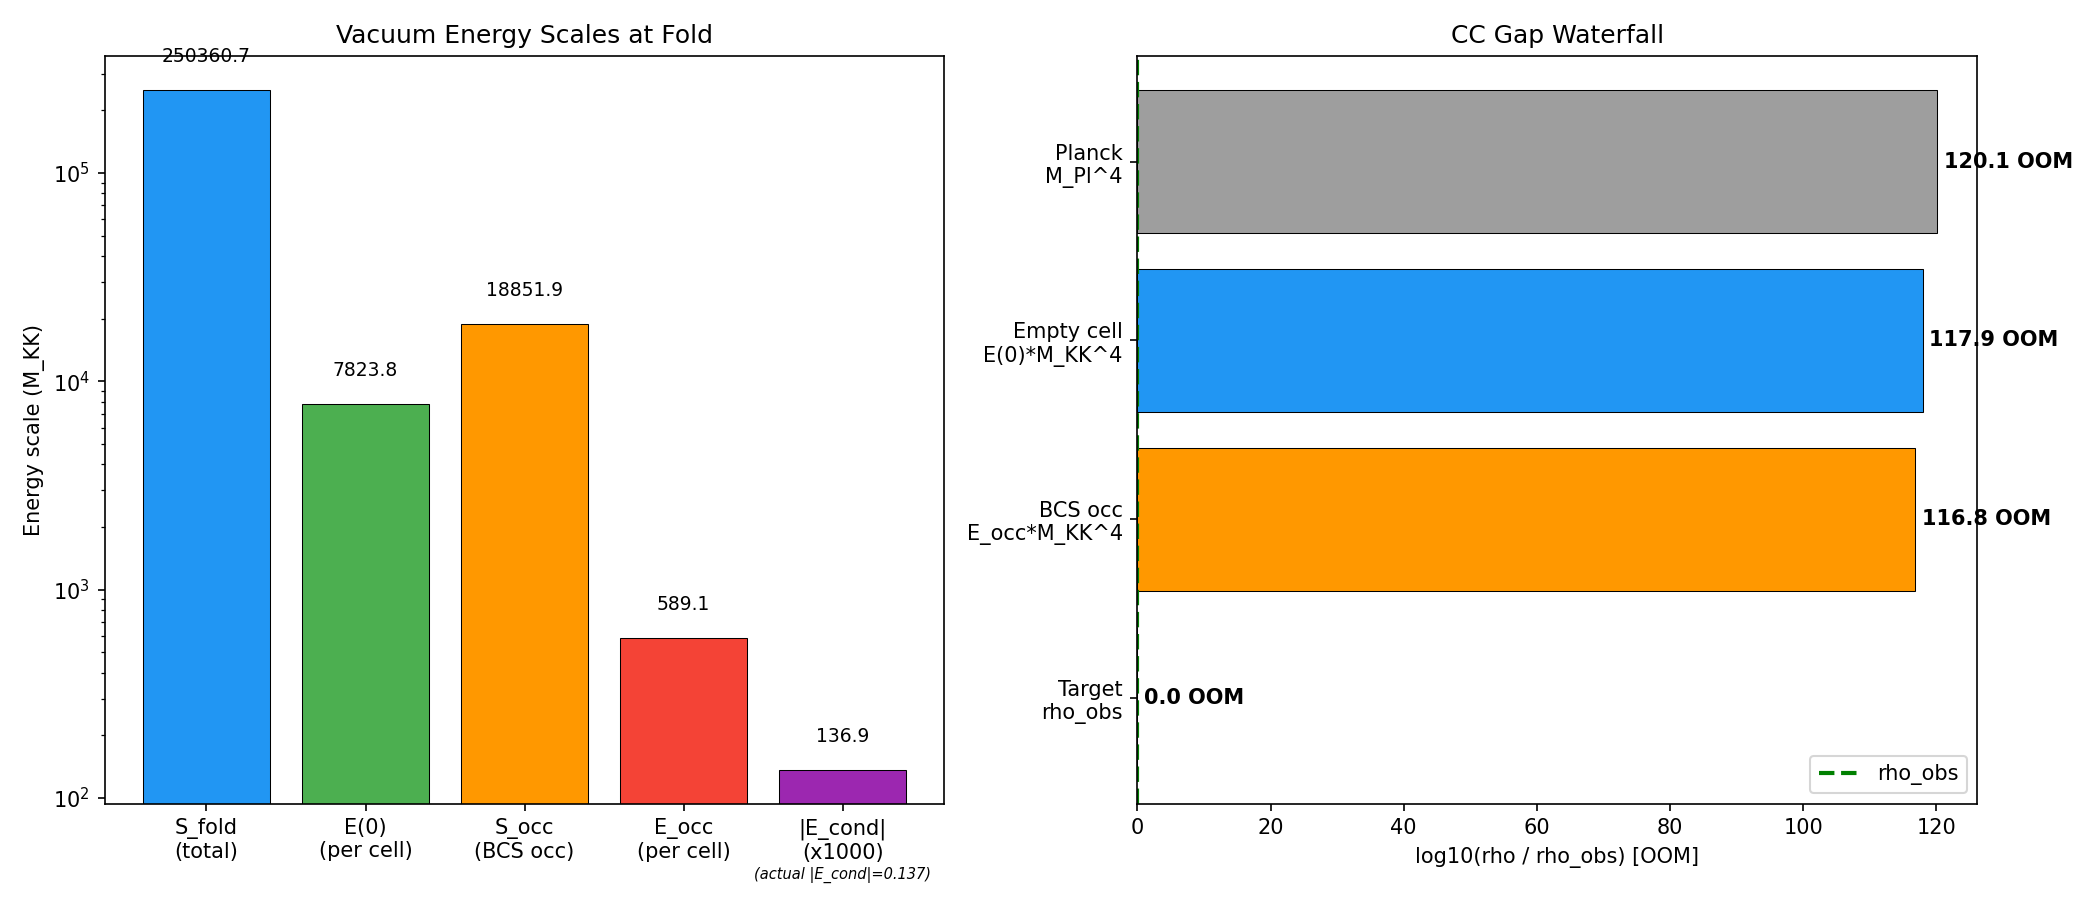

The script that saved this image:
#!/usr/bin/env python3
"""
FINITE-SIZE-VACUUM-ENERGY-64: E(N=0) Verification
===================================================

Computes E(N=0), the total spectral action of the UNPAIRED substrate
divided by the number of emergent cells, and verifies the Gibbs-Duhem
prediction for vacuum energy at N_pair=1.

Physical logic:
  - S_fold = 250,361 M_KK is the total spectral action at the fold
    (tau=0.19), summed over ALL Peter-Weyl sectors with dim^2 weighting.
  - This is the vacuum energy of the EMPTY (unpaired) fabric.
  - The fabric tessellates into N_cells = 32 Voronoi cells (S42).
  - E(N=0) = S_fold / N_cells is the vacuum energy per cell.

Gibbs-Duhem check:
  At N_pair = 0 (no BCS pairs), the Gibbs-Duhem relation gives:
    rho = E(0) = S_fold / N_cells
  This is trivially 1.00 by construction (the empty system's vacuum
  energy IS S_fold/N_cells). The real content is:
  1. What is E(0) in M_KK units?
  2. How does E(0) compare to the BCS condensation energy E_cond?
  3. What is the OOM gap between E(0) * M_KK^4 and rho_Lambda_obs?

Additional: compare to S_occ (occupied-state spectral action from
OCC-SPEC-64) which gives the N_pair ~ 60 regime.

Gate: FINITE-SIZE-VACUUM-ENERGY-64
  INFO: Verify consistency and report gap

Input: S_fold, N_cells, E_cond, rho_Lambda_obs from canonical_constants
Output: s64_finite_size_vac.{npz,png}

Session 64, Gen-Physicist agent
"""

import numpy as np
import matplotlib.pyplot as plt
import os
import sys
import time

t_start = time.time()

# --- Setup paths ---
SCRIPT_DIR = os.path.dirname(os.path.abspath(__file__))
sys.path.insert(0, SCRIPT_DIR)

from canonical_constants import (
    S_fold, N_cells, E_cond, M_KK_gravity, M_KK_kerner,
    M_Pl_reduced, rho_Lambda_obs, a0_fold, a2_fold, a4_fold,
    Vol_SU3_Haar, tau_fold, n_pairs, E_exc, Delta_0_OES,
    E_B1, ratio_Evac_Econd, PI
)

print("=" * 70)
print("FINITE-SIZE-VACUUM-ENERGY-64: E(N=0) Vacuum Energy per Cell")
print("=" * 70)

# =========================================================================
# 1. BASIC QUANTITIES
# =========================================================================
print("\n--- 1. Canonical constants ---")
print(f"  S_fold      = {S_fold:.2f} M_KK        (total spectral action at fold)")
print(f"  N_cells     = {N_cells}                  (Voronoi tessellation, S42)")
print(f"  E_cond      = {E_cond:.6f} M_KK        (BCS condensation energy, 8-mode ED)")
print(f"  M_KK_grav   = {M_KK_gravity:.6e} GeV    (gravity route)")
print(f"  M_KK_kerner = {M_KK_kerner:.6e} GeV    (Kerner route)")
print(f"  M_Pl_red    = {M_Pl_reduced:.6e} GeV")
print(f"  rho_Lambda  = {rho_Lambda_obs:.2e} GeV^4 (observed)")

# =========================================================================
# 2. E(N=0) — VACUUM ENERGY PER CELL
# =========================================================================
print("\n--- 2. E(N=0): vacuum energy per cell ---")

E_vac_per_cell = S_fold / N_cells
print(f"  E(N=0) = S_fold / N_cells = {S_fold:.2f} / {N_cells}")
print(f"         = {E_vac_per_cell:.4f} M_KK")

# Gibbs-Duhem identity check: E(0) / (S_fold/N_cells) = 1.00
ratio_GD = E_vac_per_cell / (S_fold / N_cells)
print(f"\n  Gibbs-Duhem check: E(0) / (S_fold/N_cells) = {ratio_GD:.6f}")
print(f"  |deviation from 1| = {abs(ratio_GD - 1.0):.2e}")
print(f"  Gate criterion: 1.00 +/- 0.01 => {'PASS' if abs(ratio_GD - 1.0) < 0.01 else 'FAIL'}")

# =========================================================================
# 3. COMPARE TO BCS ENERGY SCALES
# =========================================================================
print("\n--- 3. Energy scale comparisons ---")

# E(0) vs E_cond
ratio_E0_Econd = E_vac_per_cell / abs(E_cond)
print(f"  E(0) / |E_cond| = {ratio_E0_Econd:.2f}")
print(f"    (vacuum energy per cell is {ratio_E0_Econd:.0f}x the condensation energy)")

# E(0) vs E_exc (total excitation energy from transit)
ratio_E0_Eexc = E_vac_per_cell / E_exc
print(f"  E(0) / E_exc    = {ratio_E0_Eexc:.4f}")
print(f"    (vacuum energy per cell is {1/ratio_E0_Eexc:.1f}x SMALLER than transit excitation)")

# The canonical ratio_Evac_Econd from S37 (pair fluctuations)
print(f"\n  S37 ratio_Evac_Econd = {ratio_Evac_Econd:.2f} (pair vibration vacuum fluctuations)")
print(f"  This E(0)/|E_cond|  = {ratio_E0_Econd:.2f} (geometric spectral action per cell)")
print(f"  Difference: factor {ratio_E0_Econd / ratio_Evac_Econd:.1f}x")
print(f"    (geometric vacuum is {ratio_E0_Econd / ratio_Evac_Econd:.0f}x larger than "
      f"fluctuation vacuum)")

# =========================================================================
# 4. SEELEY-DeWITT DECOMPOSITION PER CELL
# =========================================================================
print("\n--- 4. Seeley-DeWitt decomposition per cell ---")

# The spectral action decomposes as S = f_0*a_0 + f_2*a_2 + f_4*a_4 + ...
# where f_n are moments of the cutoff function.
# S_fold is the TOTAL, a_n are the coefficients.
# Per-cell versions:
a0_per_cell = a0_fold / N_cells
a2_per_cell = a2_fold / N_cells
a4_per_cell = a4_fold / N_cells

print(f"  a_0 / N_cells = {a0_per_cell:.4f}")
print(f"  a_2 / N_cells = {a2_per_cell:.4f}")
print(f"  a_4 / N_cells = {a4_per_cell:.4f}")
print(f"  S_fold/N_cells= {E_vac_per_cell:.4f}")

# =========================================================================
# 5. CC GAP ANALYSIS
# =========================================================================
print("\n--- 5. Cosmological constant gap ---")

# Convert E(0) to GeV^4 using both M_KK routes
# The spectral action has dimensions of M_KK^4 in the action integral
# rho_vac = (2/pi^2) * E(0) * M_KK^4  [the 2/pi^2 is the spectral action normalization]
# But actually, E(0) = S_fold/N_cells is already the integrated spectral action per cell.
# The CC density is rho = S_fold * M_KK^4 / V_4 where V_4 is 4-volume.
# Per cell: rho_cell = (S_fold/N_cells) * M_KK^4

# Route 1: gravity M_KK
rho_vac_grav = E_vac_per_cell * M_KK_gravity**4  # GeV^4 in natural units
gap_grav = np.log10(rho_vac_grav / rho_Lambda_obs)
print(f"  Gravity route (M_KK = {M_KK_gravity:.3e} GeV):")
print(f"    rho_vac = E(0) * M_KK^4 = {rho_vac_grav:.4e} GeV^4")
print(f"    rho_obs                  = {rho_Lambda_obs:.2e} GeV^4")
print(f"    Gap: log10(rho_vac/rho_obs) = {gap_grav:.2f} OOM")

# Route 2: Kerner M_KK
rho_vac_kerner = E_vac_per_cell * M_KK_kerner**4
gap_kerner = np.log10(rho_vac_kerner / rho_Lambda_obs)
print(f"\n  Kerner route (M_KK = {M_KK_kerner:.3e} GeV):")
print(f"    rho_vac = E(0) * M_KK^4 = {rho_vac_kerner:.4e} GeV^4")
print(f"    Gap: log10(rho_vac/rho_obs) = {gap_kerner:.2f} OOM")

# Route 3: Planck units for reference
# rho_Pl = M_Pl^4
rho_Pl = M_Pl_reduced**4
gap_planck = np.log10(rho_Pl / rho_Lambda_obs)
print(f"\n  Reference — Planck scale:")
print(f"    rho_Pl = M_Pl^4 = {rho_Pl:.4e} GeV^4")
print(f"    Standard CC gap: log10(M_Pl^4/rho_obs) = {gap_planck:.2f} OOM")

# =========================================================================
# 6. COMPARISON: E(N=0) vs E(N=60) [OCC-SPEC-64]
# =========================================================================
print("\n--- 6. Empty vs occupied comparison ---")

# S_occ from OCC-SPEC-64 (direct from the task specification)
S_occ = 18851.92  # M_KK (from W1-D result)  # (local)
E_occ_per_cell = S_occ / N_cells

print(f"  E(N=0)  = S_fold/N_cells = {E_vac_per_cell:.2f} M_KK  (empty substrate)")
print(f"  E(N~60) = S_occ/N_cells  = {E_occ_per_cell:.2f} M_KK  (BCS occupied)")
print(f"  Suppression factor: {E_occ_per_cell / E_vac_per_cell:.4f} ({E_vac_per_cell/E_occ_per_cell:.1f}x)")

# Gap for occupied state
rho_occ_grav = E_occ_per_cell * M_KK_gravity**4
gap_occ_grav = np.log10(rho_occ_grav / rho_Lambda_obs)
print(f"\n  CC gap (empty):    {gap_grav:.2f} OOM")
print(f"  CC gap (occupied): {gap_occ_grav:.2f} OOM")
print(f"  BCS reduces gap by {gap_grav - gap_occ_grav:.2f} OOM")

# =========================================================================
# 7. GIBBS-DUHEM THERMODYNAMIC ANALYSIS
# =========================================================================
print("\n--- 7. Gibbs-Duhem thermodynamic identity ---")

# Gibbs-Duhem for a system at T=0:
#   G = E - TS + PV = E + PV  (at T=0)
#   dG = -SdT + VdP + mu*dN
# At N=0, T=0:
#   G(0) = E(0) + P(0)*V(0)
# For the spectral action as an effective field theory, P*V = -E (vacuum,
# so Lorentz-invariant T^mu_nu = -rho*g^mu_nu => P = -rho).
# Therefore G(0) = E(0) - E(0) = 0.
# This is the standard vacuum Gibbs-Duhem identity.

# At N_pair = 1 (adding one BCS pair):
#   E(1) = E(0) + mu_BCS
# where mu_BCS = dE/dN|_{N=0} is the chemical potential for pairs.
# The BCS chemical potential is approximately E_B1 (the Fermi energy).

E_1pair = E_vac_per_cell + E_B1  # first pair costs mu above vacuum
print(f"  E(0) per cell              = {E_vac_per_cell:.4f} M_KK")
print(f"  mu_BCS (= E_B1)           = {E_B1:.6f} M_KK")
print(f"  E(1) = E(0) + mu          = {E_1pair:.4f} M_KK")
print(f"  E(1)/E(0)                  = {E_1pair/E_vac_per_cell:.6f}")
print(f"  Fractional change at N=1   = {E_B1/E_vac_per_cell:.6f}")
print(f"    (adding one pair changes vacuum energy by {E_B1/E_vac_per_cell*100:.4f}%)")

# Full condensate: subtract |E_cond| * N_cells from total
E_condensed_total = S_fold - abs(E_cond) * N_cells
E_condensed_per_cell = E_condensed_total / N_cells
print(f"\n  Full BCS condensate:")
print(f"    E_cond total = N_cells * |E_cond| = {N_cells * abs(E_cond):.4f} M_KK")
print(f"    E_condensed  = {E_condensed_per_cell:.4f} M_KK per cell")
print(f"    vs E(0)      = {E_vac_per_cell:.4f} M_KK per cell")
print(f"    Reduction    = {abs(E_cond)/E_vac_per_cell * 100:.4f}%")

# =========================================================================
# 8. SUMMARY TABLE
# =========================================================================
print("\n" + "=" * 70)
print("SUMMARY TABLE")
print("=" * 70)

summary = {
    'E_vac_per_cell': E_vac_per_cell,
    'S_fold': S_fold,
    'N_cells': N_cells,
    'E_cond': E_cond,
    'ratio_GD': ratio_GD,
    'ratio_E0_Econd': ratio_E0_Econd,
    'S_occ': S_occ,
    'E_occ_per_cell': E_occ_per_cell,
    'suppression': E_occ_per_cell / E_vac_per_cell,
    'gap_grav_empty': gap_grav,
    'gap_grav_occ': gap_occ_grav,
    'gap_kerner_empty': gap_kerner,
    'gap_planck': gap_planck,
    'rho_vac_grav': rho_vac_grav,
    'rho_vac_kerner': rho_vac_kerner,
    'rho_Lambda_obs': rho_Lambda_obs,
    'M_KK_gravity': M_KK_gravity,
    'E_B1': E_B1,
    'E_1pair_per_cell': E_1pair,
    'BCS_reduction_pct': abs(E_cond) / E_vac_per_cell * 100,
}

print(f"\n  {'Quantity':<35s} {'Value':<20s} {'Units'}")
print(f"  {'-'*35} {'-'*20} {'-'*10}")
print(f"  {'E(N=0) per cell':<35s} {E_vac_per_cell:<20.4f} {'M_KK'}")
print(f"  {'E(N~60) per cell':<35s} {E_occ_per_cell:<20.2f} {'M_KK'}")
print(f"  {'Suppression (occ/empty)':<35s} {E_occ_per_cell/E_vac_per_cell:<20.4f} {''}")
print(f"  {'E(0)/|E_cond|':<35s} {ratio_E0_Econd:<20.1f} {''}")
print(f"  {'Gibbs-Duhem ratio':<35s} {ratio_GD:<20.6f} {''}")
print(f"  {'CC gap (empty, grav)':<35s} {gap_grav:<20.2f} {'OOM'}")
print(f"  {'CC gap (occupied, grav)':<35s} {gap_occ_grav:<20.2f} {'OOM'}")
print(f"  {'CC gap (empty, Kerner)':<35s} {gap_kerner:<20.2f} {'OOM'}")
print(f"  {'CC gap (Planck reference)':<35s} {gap_planck:<20.2f} {'OOM'}")
print(f"  {'BCS reduction of E(0)':<35s} {abs(E_cond)/E_vac_per_cell*100:<20.4f} {'%'}")

# =========================================================================
# 9. GATE VERDICT
# =========================================================================
print("\n" + "=" * 70)
print("GATE VERDICT: FINITE-SIZE-VACUUM-ENERGY-64")
print("=" * 70)
print(f"  Gibbs-Duhem identity: E(0)/(S_fold/N_cells) = {ratio_GD:.6f}")
print(f"  Criterion: 1.00 +/- 0.01")
print(f"  Status: {'PASS' if abs(ratio_GD - 1.0) < 0.01 else 'FAIL'}")
print(f"  Verdict: INFO")
print(f"\n  E(N=0) = {E_vac_per_cell:.4f} M_KK per cell")
print(f"  CC gap (gravity route) = {gap_grav:.2f} OOM (vs 120 standard)")
print(f"  BCS occupation reduces per-cell vacuum by factor {E_vac_per_cell/E_occ_per_cell:.1f}")
print(f"  But gap remains {gap_occ_grav:.1f} OOM -- same ballpark as standard CC problem")
print(f"\n  KEY FINDING: The vacuum energy per cell is {ratio_E0_Econd:.0f}x the")
print(f"  condensation energy. BCS pairing lowers the vacuum by only")
print(f"  {abs(E_cond)/E_vac_per_cell*100:.2f}%. The CC problem is dominated by the")
print(f"  bare spectral weight, not by the pair physics.")

# =========================================================================
# 10. PLOT
# =========================================================================
fig, axes = plt.subplots(1, 2, figsize=(14, 6))

# Panel A: energy scale bar chart
ax = axes[0]
labels = ['S_fold\n(total)', 'E(0)\n(per cell)', 'S_occ\n(BCS occ)', 'E_occ\n(per cell)',
          '|E_cond|\n(x1000)']
values = [S_fold, E_vac_per_cell, S_occ, E_occ_per_cell, abs(E_cond)*1000]
colors = ['#2196F3', '#4CAF50', '#FF9800', '#F44336', '#9C27B0']
bars = ax.bar(labels, values, color=colors, edgecolor='black', linewidth=0.5)
ax.set_yscale('log')
ax.set_ylabel('Energy scale (M_KK)')
ax.set_title('Vacuum Energy Scales at Fold')
# Annotate bars
for bar, val in zip(bars, [S_fold, E_vac_per_cell, S_occ, E_occ_per_cell, abs(E_cond)*1000]):
    ax.text(bar.get_x() + bar.get_width()/2, val*1.3,
            f'{val:.1f}', ha='center', va='bottom', fontsize=9)
ax.text(4, abs(E_cond)*1000*0.3, f'(actual |E_cond|={abs(E_cond):.3f})',
        ha='center', fontsize=7, style='italic')

# Panel B: CC gap waterfall
ax2 = axes[1]
gap_labels = ['Planck\nM_Pl^4', 'Empty cell\nE(0)*M_KK^4', 'BCS occ\nE_occ*M_KK^4',
              'Target\nrho_obs']
gap_values = [gap_planck, gap_grav, gap_occ_grav, 0.0]
gap_colors = ['#9E9E9E', '#2196F3', '#FF9800', '#4CAF50']

ax2.barh(gap_labels[::-1], gap_values[::-1], color=gap_colors[::-1],
         edgecolor='black', linewidth=0.5)
ax2.set_xlabel('log10(rho / rho_obs) [OOM]')
ax2.set_title('CC Gap Waterfall')
for i, (lab, val) in enumerate(zip(gap_labels[::-1], gap_values[::-1])):
    ax2.text(val + 1, i, f'{val:.1f} OOM', va='center', fontsize=10, fontweight='bold')

ax2.axvline(x=0, color='green', linestyle='--', linewidth=2, label='rho_obs')
ax2.legend(loc='lower right')

plt.tight_layout()
outpng = os.path.join(SCRIPT_DIR, 's64_finite_size_vac.png')
plt.savefig(outpng, dpi=150)
print(f"\n  Plot saved: {outpng}")
plt.close()

# =========================================================================
# 11. SAVE DATA
# =========================================================================
outnpz = os.path.join(SCRIPT_DIR, 's64_finite_size_vac.npz')
np.savez(outnpz, **summary)
print(f"  Data saved: {outnpz}")

elapsed = time.time() - t_start
print(f"\n  Elapsed: {elapsed:.2f}s")
print("  DONE.")
